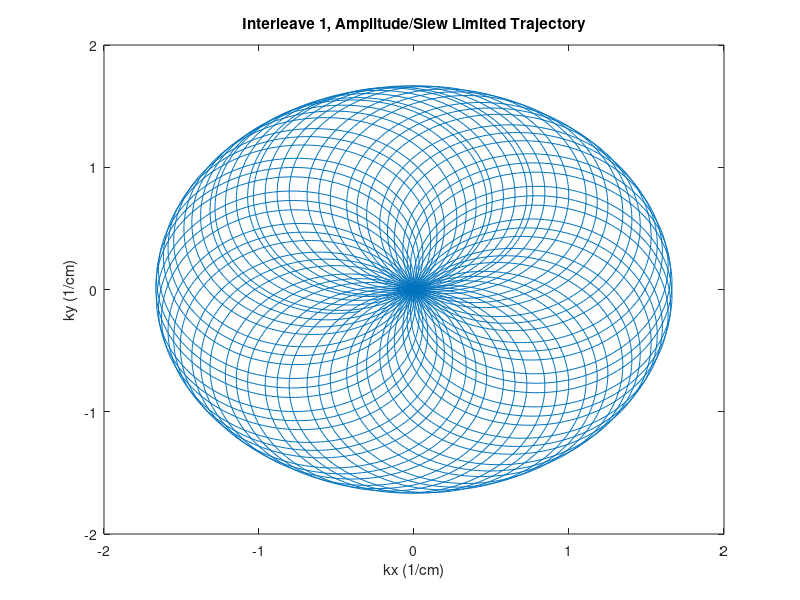
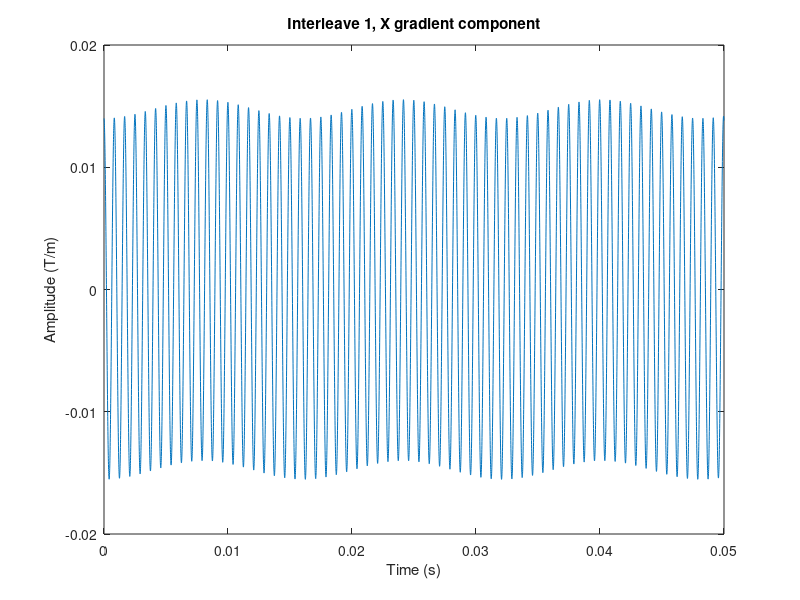
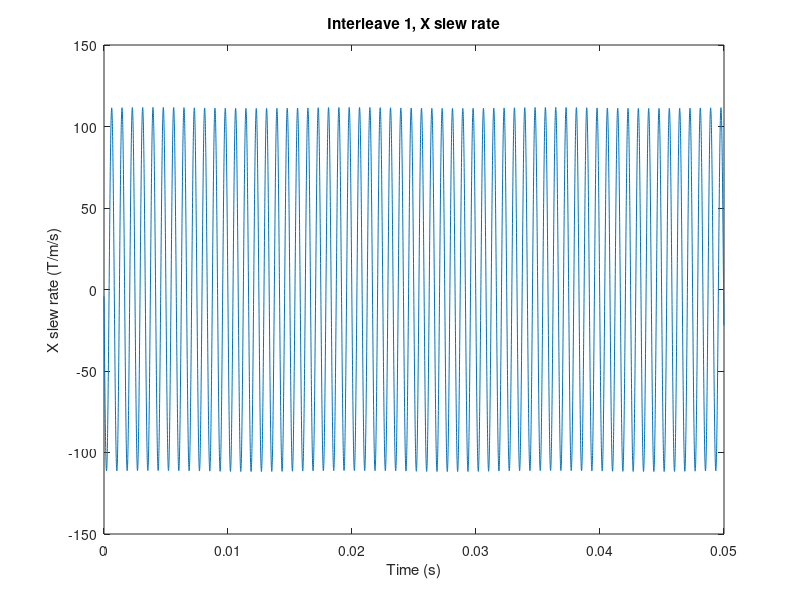
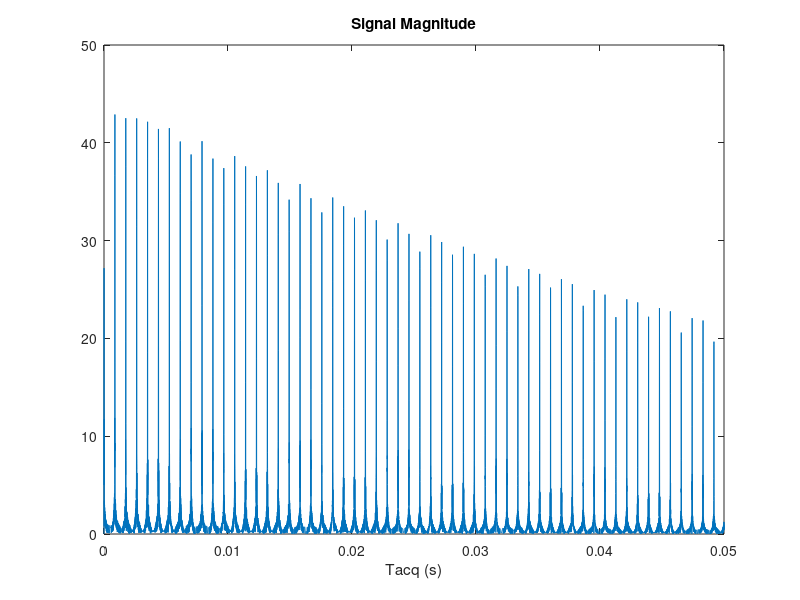

Reproduce these figures in MATLAB, in order. (Note: this script raises an error after producing the figures.)
%rosette_sim.m
%Edward Walsh, Ph.D.
%OBJECTIVE: Computes a variable density rosette trajectory with both slew rate
%           and amplitude limiting.  The angular frequencies of oscillation
%           and acquisition duration can be specified.  Output signal is in
%           array named 'sig'. Program loads file 'phantom1.mat' which contains
%           array 'E' which specified the Shepp-Logan phantom image.  The
%           first six columns are the regular parameter array for the
%           Shepp-Logan phantom ellipse specifications.  Column 7 are the
%           R2* values for each ellipse, and Column 8 is the frequency
%           offset for the elipses.
%VARIABLE DEFINITIONS:  FOV=field of view
%                       Nres=image resolution
%                       Nres_samp=size of sampling grid
%                       N_shots=number of interleaves
%                       phi=angular step between interleaves
%                       pt1,pt2=array indices for final image in large FOV
%                       E=array of ellipse specifications,R2*,frequency
%                       n_points=number of sample points if fully sampled
%                       om1=angular frequency of oscillation through k=0
%                       om2=angular frequency of rotation around k=0                       
%                       gamma=gyromagnetic ratio (Hz/G);
%                       point_trans=point # for change to undersampling
%                       kmax=maximum spatial frequency
%                       cent=center coordinate of sampling grid
%                       k_step_grid=spatial frequency step on sample grid
%                       k_step=spatial frequency step per turn
%                       k=basic k-space trajectory
%                       k2=trajectory for interleaves
%                       n,nn,m,x,y,count=loop counters
%                       temp1,temp2=temporary holding variables
%                       sz=signal and k-vector size
%                       Gmax=gradient amplitude limit (G/cm)
%                       Smax=gradient slew rate limit (G/cm/s)
%                       Tacq=acquisition time for limited trajectory
%                       nt=time vector
%                       g=gradient signal for limited (at end) trajectory
%                       s=slew signal for limited (at end) trajectory
%                       Gmax_lim,Smax_lim=max values in limited signals
%                       sig=simulated MR signal for phantom image
%                       sig_current=signals for individual ellipses
%                       sig_image=interleave signals for head phantom
%                       sig_psf=interleave signals for psf
%                       inputsize=size of E
%                       n_ellipse=number of ellipses in phantom image
%                       ellipses=specification array for 'phantom' function
%                       R2_star,offres=vectors of R2*, frequency
%                       I=ellipse intensity
%                       A,B=ellipse axes
%                       x_off,y_off=ellipse position offsets
%                       alpha=ellipse rotation angle
%                       u,v=rotation matrix for signal computation
%                       temp1,temp2=temporary holding variables
%                       decay=R2* decay component of signal
%                       f_offset=off-resonance component of signal         

close all
clear all
clc

%% Hard Code input %%
FOV= 19.2;% input('Field of View (cm) ? =');
Nres=64; %input('Resolution ? =');
Tacq=.05; %input('Acquisition Time ? =');
om1=3576.7; %input('Omega 1 ? =');
om2=3967.9; %input('Omega 2 ? =');
t_dwell=5e-6; %input('Dwell time per point ? =');
load phantom1

%% Simulate Signal %%
N_shots=1;
kmax=Nres./(2.*FOV);
nt=(0:t_dwell:Tacq)';
n_points=max(size(nt));
gamma=4258;
k_lim=kmax.*sin(om1.*nt).*exp(1i.*om2.*nt);
phi=(2.*pi.*(om2./om1))./N_shots;
sz=n_points;
figure(1)
plot(real(k_lim),imag(k_lim));
xlabel('kx (1/cm)');
ylabel('ky (1/cm)');
title('Interleave 1, Amplitude/Slew Limited Trajectory');
g=diff(k_lim)./(gamma.*t_dwell);
figure(2)
plot(nt(1:(n_points-1)),real(g)./100);
xlabel('Time (s)');
ylabel('Amplitude (T/m)');
title('Interleave 1, X gradient component');
s=diff(g)./t_dwell;
figure(3)
plot(nt(1:(n_points-2)),real(s)./100);
xlabel('Time (s)');
ylabel('X slew rate (T/m/s)');
title('Interleave 1, X slew rate');
Gmax_lim=max(real(g));
Smax_lim=max(real(s));
fprintf('Maximum amplitude of limited trajectory = %f T/m.\n',Gmax_lim./100);
fprintf('Maximum slew rate of limited trajectory = %f T/m/s.\n',Smax_lim./100);
fprintf('Readout duration = %f s.\n',max(nt));

%ASSEMBLE SIGNALS FROM ELLIPSES
inputsize=size(E);
n_ellipse=inputsize(1);
R2_star=E(1:n_ellipse,7);
offres=E(1:n_ellipse,8);
sig_image(1:sz,1:N_shots)=0;
k2 = zeros(sz,N_shots);
k1 = zeros(sz,N_shots);
kx1 = zeros(sz,N_shots);
ky1 = zeros(sz,N_shots);
for m=1:N_shots
    sig = zeros(sz,1);
    sig_current(1:sz,1:n_ellipse)=0+0.*1i;
    %k-components
    sgn=-1.^m;
    k2(:,m)=k_lim.*exp(sgn.*1i.*(m-1).*phi);
    kx=real(k2(:,m));
    ky=imag(k2(:,m));
    kx1(:,m)=kx;
    ky1(:,m)=ky;
    for n=1:n_ellipse
        %extract ellipse parameters and convert normalized values to FOV
        %x,y directions and signs to permit use of unmodified 'phantom' arrays
        I=E(n,1);
        B=E(n,2).*FOV./2;
        A=E(n,3).*FOV./2;
        y_off=-E(n,4).*FOV./2;
        x_off=E(n,5).*FOV./2;
        alpha=E(n,6).*(pi/180);
        %frequency space representation of ellipse
        u=kx.*cos(alpha)+ky.*sin(alpha);
        v=-kx.*sin(alpha)+ky.*cos(alpha);
        temp1=sqrt((u.*A./B).^2+v.^2);
        temp2=2.*pi.*B.*temp1;
        sig_current(:,n)=I.*exp(1i.*2.*pi.*(kx.*x_off+ky.*y_off)).*(A.*besselj(1,temp2)./(temp1+0.00001));
        decay=exp(-R2_star(n).*nt);
        f_offset=exp(1i.*2.*pi.*offres(n).*nt);
        sig_current(:,n)=sig_current(:,n).*decay.*f_offset;
        sig=sig+sig_current(:,n);
    end%loop over ellipses
    sig_image(:,m)=sig;
end%loop over shots
%FIDIN=zeros(sz-1,2,2,2);%for compatibility with rundtb3sim.m
%FIDIN(1:sz-1,1,1,1)=sig(1:sz-1);
figure(4)
plot(nt,abs(sig));
title('Signal Magnitude')
xlabel('Tacq (s)')
kss=k_lim(1:sz-2);
clear phi
phi(1:sz-2)=0;%residual current compensation not relevant for simulations
%save Ksim kss sig

%% Nearest Neighbor Interpolation to Uniform K-Space %%
Nk = 12*kmax*FOV/2; %round(sqrt(n_points))/2;
scaling_factor = Nk/kmax;

Fiterp = scatteredInterpolant(scaling_factor*kx,scaling_factor*ky,sig_image,'nearest');
k = unique(round([scaling_factor*kx(:) scaling_factor*ky(:)]),'rows');
Fv = Fiterp(k(:,1),k(:,2));
F = zeros(2*Nk+1);
R = zeros(2*Nk+1);


for jk = 1:size(k,1)
    F(k(jk,1)+Nk+1,k(jk,2)+Nk+1) = Fv(jk);
    R(k(jk,1)+Nk+1,k(jk,2)+Nk+1) = 1;
end

F(end,:) = [];
F(:,end) = [];
R(end,:) = [];
R(:,end) = [];

sub_res = 1/(kmax*FOV/Nk);
Fp = zeros(2*sub_res*Nk);
Rp = zeros(2*sub_res*Nk);
Fp(sub_res*Nk-Nk+1:sub_res*Nk+Nk,sub_res*Nk-Nk+1:sub_res*Nk+Nk) = F;
Rp(sub_res*Nk-Nk+1:sub_res*Nk+Nk,sub_res*Nk-Nk+1:sub_res*Nk+Nk) = R;

Image_rec = (2*sub_res*Nk)^2*ifftshift(ifft2(fftshift(Fp)));
Image_rec = real(Image_rec(sub_res*Nk-Nk+1:sub_res*Nk+Nk,sub_res*Nk-Nk+1:sub_res*Nk+Nk));


%% TV optimization %%

%% Split Bregman Optimization Parameters %%
n_inner = 5;
n_outer = 100;
mu = 1;
lambda = 100;
gamma_tv = 0;
m_order = 1;

F = fftshift(Fp);
R = fftshift(Rp);
Image_rec_TV = SB_SPA_MD(R,F, mu, lambda, gamma_tv,n_inner,n_outer,m_order);
Image_rec_TV = (2*sub_res*Nk)^2*ifftshift(Image_rec_TV);
Image_rec_TV = real(Image_rec_TV(sub_res*Nk-Nk+1:sub_res*Nk+Nk,sub_res*Nk-Nk+1:sub_res*Nk+Nk));
figure,
subplot(1,3,1)
imagesc(Image_rec)
axis square off
colormap gray
title('Fourier Reconstruction','FontSize',16)
subplot(1,3,2)
imagesc(Rp(sub_res*Nk-Nk+1:sub_res*Nk+Nk,sub_res*Nk-Nk+1:sub_res*Nk+Nk))
axis square off
colormap gray
title('Nearest Neighbor Reconstruction','FontSize',16)
subplot(1,3,3)
imagesc(Image_rec_TV)
axis square off
colormap gray
title('TV Reconstruction','FontSize',16)




















%%%%%%%% Temp Code to Figure out FFT padding %%%%%%%%%%%%%%%

% [Y,X]=meshgrid(-FOV:FOV/Nk:FOV);
% 
% Forg = zeros(size(X));
% hig_w = waitbar(0,'Calculating');
% for jx = 1:size(X,1);
%     waitbar(jx/size(X,1))
%     for jy=1:size(X,2);
%         Forg(jx,jy) = real(sum(sig_image.*exp(i*(kx*pi*X(jx,jy)+ky*pi*Y(jx,jy)))));
%     end
% end
% close(hig_w);
% figure, 
% subplot(1,3,1)
% imagesc(Fint)
% axis square off
% colorbar
% subplot(1,3,2)
% imagesc(FU)
% axis square off
% colorbar
% subplot(1,3,3)
% imagesc(Forg)
% axis square off
% colorbar
% drawnow
% %% How to reconstruct fft on -1<=x<=1-1/N %%
% N = 4;
% fx= rand(N,1);
% wn = exp(-2*pi*i/N);
% fftx = zeros(N,1);
% for jk=1:N
%     for j=1:N
%         fftx(jk) = fftx(jk)+fx(j)*wn^((j-1-N/2)*(jk-1-N/2)/2);
%     end
% end
% [fft(fx) fftshift(fftx).*(wn.^((-N/2)*((0:N-1)'-N/2)))]

% %% How to reconstruct fft on sub resolution in K on 0=x<=1-1/N%%
% sub_res = 3;
% N = 4;
% fx = zeros(sub_res*N,1);
% fx(1:N) = rand(N,1);
% wn = exp(-2*pi*i/N);
% fftx = zeros(N,1);
% 
% for jk=1:N
%     for j=1:N
%         fftx(jk) = fftx(jk)+fx(j)*wn^((j-1)*(jk-1)/sub_res);
%     end
% end
% fsb = fft(fx);
% [fsb(1:N) fftx]

% %% How to reconstruct fft on sub resolution in K on -1<=x<=1-1/N %%
% sub_res = 4;
% N = 6;
% kxu = -N/2:N/2-1;
% XU =(-N/2:N/2-1)/sub_res;
% fx = zeros(sub_res*N,1);
% fx(1:N) = rand(N,1);
% wn = exp(-2*pi*i/N);
% fftx = zeros(N,1);
% 
% for jk=1:N
%     for j=1:N
%         fftx(jk) = fftx(jk)+fx(j)*wn^(XU(j)*kxu(jk));
%     end
% end
% fsb = fftshift(fft(fx));
% [fsb(sub_res*N/2-N/2+1:sub_res*N/2+N/2) fftx.*wn.^((N/2)*((0:N-1)'-N/2)/sub_res)]


%% How to reconstruct fft on sub resolution in K on -1<=x<=1-1/N 2D%%

% sub_res = 2;
% N = 2;
% [kyu,kxu] = meshgrid(-N:N-1);
% [YU,XU]=meshgrid((-N:N-1)/(2*sub_res));
% fx = zeros(2*sub_res*N);
% fx(1:2*N,1:2*N) = rand(2*N,2*N);
% wn = exp(-2*pi*i/N);
% fftx = zeros(2*N);
% 
% for jkx=1:2*N
%     for jky=1:2*N
%         for jx=1:2*N
%             for jy=1:2*N
%                 fftx(jkx,jky) = fftx(jkx,jky)+fx(jx,jy)*wn^(XU(jx,jy)*kxu(jkx,jky)+YU(jx,jy)*kyu(jkx,jky));
%             end
%         end
%     end
% end
% fftx= fftx;
% fsb = fftshift(fft2(fx));
% fsb = fsb(sub_res*N-N+1:sub_res*N+N,sub_res*N-N+1:sub_res*N+N).*(wn.^(-N*kxu/(2*sub_res)-N*kyu/(2*sub_res)));
% [fsb-fftx]

%% How to reconstruct ifft on sub resolution in K on -1<=x<=1-1/N %%

% sub_res = 2;
% N = 2;
% fk = zeros(2*sub_res*N,1);
% fk(1:2*N) = rand(2*N,1);
% kxu = (-N:N-1)';
% xu = (-N:N-1)'/(2*sub_res);
% wn = exp(-2*pi*i/N);
% sifft_fx = zeros(2*N,1);
% for jx=1:2*N
%     for jk=1:2*N
%         sifft_fx(jx) = sifft_fx(jx)+fk(jk)*wn^(-xu(jx)*kxu(jk))/(2*N);
%     end
% end
% 
% ifft_fx = ifftshift(ifft(fk));
% ifft_fx = sub_res*ifft_fx(sub_res*N-N+1:sub_res*N+N,1).*(wn.^(N*kxu/(2*sub_res)));
% ifft_fx-sifft_fx
% 
% %% use zero padding and shift %%
% fk = fk(1:2*N);
% fkp = zeros(2*sub_res*N,1);
% fkp(sub_res*N-N+1:sub_res*N+N,1) = fk;
% 
% ifft_fx = sub_res*ifftshift(ifft(fftshift(fkp)));
% ifft_fx = ifft_fx(sub_res*N-N+1:sub_res*N+N,1);
% ifft_fx-sifft_fx

%% How to reconstruct ifft on sub resolution in K on -1<=x<=1-1/N 2D%%

% sub_res = 2;
% N = 4;
% [kyu,kxu] = meshgrid(-N:N-1);
% [YU,XU]=meshgrid((-N:N-1)/(2*sub_res));
% fx = rand(2*N,2*N);
% wn = exp(-2*pi*i/N);
% fftx = zeros(2*N);
% 
% 
% for jx=1:2*N
%     for jy=1:2*N
%         fftx(jx,jy) = sum(sum(fx.*(wn.^(-XU(jx,jy)*kxu-YU(jx,jy)*kyu))));
%     end
% end
% fxp = zeros(2*sub_res*N);
% fxp(sub_res*N-N+1:sub_res*N+N,sub_res*N-N+1:sub_res*N+N) = fx;
% 
% fsb = ifftshift(ifft2(fftshift(fxp)));
% fsb = (2*sub_res*N)^2*fsb(sub_res*N-N+1:sub_res*N+N,sub_res*N-N+1:sub_res*N+N);
% [fsb-fftx]




% sub_res = 2;
% N = 2;
% [kyu,kxu] = meshgrid(-N:N-1);
% [YU,XU]=meshgrid((-N:N-1)/(2*sub_res));
% fx = zeros(2*sub_res*N);
% fx(1:2*N,1:2*N) = rand(2*N,2*N);
% wn = exp(2*pi*i/N);
% fftx = zeros(2*N);
% 
% for jkx=1:2*N
%     for jky=1:2*N
%         for jx=1:2*N
%             for jy=1:2*N
%                 fftx(jkx,jky) = fftx(jkx,jky)+fx(jx,jy)*wn^(XU(jx,jy)*kxu(jkx,jky)+YU(jx,jy)*kyu(jkx,jky));
%             end
%         end
%     end
% end
% fftx= fftx;
% fsb = ifftshift(ifft2(fx));
% fsb = (2*sub_res*N)^2*fsb(sub_res*N-N+1:sub_res*N+N,sub_res*N-N+1:sub_res*N+N).*(wn.^(-N*kxu/(2*sub_res)-N*kyu/(2*sub_res)));
% [fsb-fftx]

